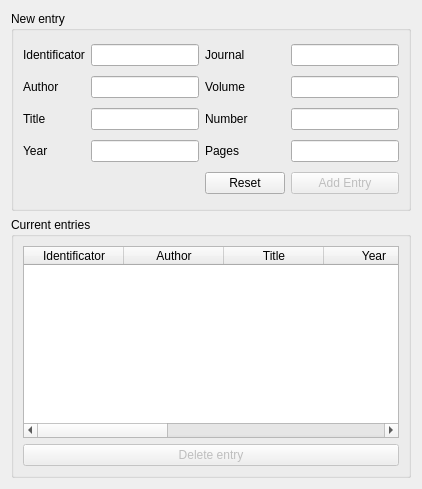
     <widget class="QWidget" name="tabArticle">
      <attribute name="title">
       <string>Article</string>
      </attribute>
      <layout class="QGridLayout" name="gridLayout_2">
       <item row="0" column="0">
        <widget class="QGroupBox" name="groupBoxArticleNewEntry">
         <property name="minimumSize">
          <size>
           <width>0</width>
           <height>200</height>
          </size>
         </property>
         <property name="maximumSize">
          <size>
           <width>16777215</width>
           <height>200</height>
          </size>
         </property>
         <property name="title">
          <string>New entry</string>
         </property>
         <layout class="QGridLayout" name="gridLayout_3">
          <item row="2" column="1">
           <widget class="QLineEdit" name="lineEditArticleTitle"/>
          </item>
          <item row="3" column="0">
           <widget class="QLabel" name="labelArticleYear">
            <property name="text">
             <string>Year</string>
            </property>
           </widget>
          </item>
          <item row="3" column="2">
           <widget class="QLabel" name="labelArticlePages">
            <property name="text">
             <string>Pages</string>
            </property>
           </widget>
          </item>
          <item row="1" column="2">
           <widget class="QLabel" name="labelArticleVolume">
            <property name="text">
             <string>Volume</string>
            </property>
           </widget>
          </item>
          <item row="2" column="2">
           <widget class="QLabel" name="labelArticleNumber">
            <property name="text">
             <string>Number</string>
            </property>
           </widget>
          </item>
          <item row="0" column="1">
           <widget class="QLineEdit" name="lineEditArticleID"/>
          </item>
          <item row="2" column="0">
           <widget class="QLabel" name="labelArticleTitle">
            <property name="text">
             <string>Title</string>
            </property>
           </widget>
          </item>
          <item row="0" column="2">
           <widget class="QLabel" name="labelArticleJournal">
            <property name="text">
             <string>Journal</string>
            </property>
           </widget>
          </item>
          <item row="0" column="0">
           <widget class="QLabel" name="labelArticleID">
            <property name="text">
             <string>Identificator</string>
            </property>
           </widget>
          </item>
          <item row="1" column="1">
           <widget class="QLineEdit" name="lineEditArticleAuthor"/>
          </item>
          <item row="1" column="0">
           <widget class="QLabel" name="labelArticleAuthor">
            <property name="text">
             <string>Author</string>
            </property>
           </widget>
          </item>
          <item row="3" column="1">
           <widget class="QLineEdit" name="lineEditArticleYear">
            <property name="maxLength">
             <number>4</number>
            </property>
           </widget>
          </item>
          <item row="4" column="5">
           <widget class="QPushButton" name="pushButtonArticleAddEntry">
            <property name="enabled">
             <bool>false</bool>
            </property>
            <property name="text">
             <string>Add Entry</string>
            </property>
           </widget>
          </item>
          <item row="3" column="5">
           <widget class="QLineEdit" name="lineEditArticlePages"/>
          </item>
          <item row="2" column="5">
           <widget class="QLineEdit" name="lineEditArticleNumber"/>
          </item>
          <item row="1" column="5">
           <widget class="QLineEdit" name="lineEditArticleVolume"/>
          </item>
          <item row="0" column="5">
           <widget class="QLineEdit" name="lineEditArticleJournal"/>
          </item>
          <item row="4" column="2">
           <widget class="QPushButton" name="pushButtonArticleReset">
            <property name="text">
             <string>Reset</string>
            </property>
           </widget>
          </item>
         </layout>
        </widget>
       </item>
       <item row="1" column="0">
        <widget class="QGroupBox" name="groupBoxArticleCurrentEntries">
         <property name="title">
          <string>Current entries</string>
         </property>
         <layout class="QGridLayout" name="gridLayout_4">
          <item row="0" column="0" colspan="2">
           <widget class="QTableWidget" name="tableWidgetArticles">
            <property name="editTriggers">
             <set>QAbstractItemView::NoEditTriggers</set>
            </property>
            <property name="selectionMode">
             <enum>QAbstractItemView::SingleSelection</enum>
            </property>
            <property name="selectionBehavior">
             <enum>QAbstractItemView::SelectRows</enum>
            </property>
            <attribute name="horizontalHeaderShowSortIndicator" stdset="0">
             <bool>false</bool>
            </attribute>
            <attribute name="horizontalHeaderStretchLastSection">
             <bool>true</bool>
            </attribute>
            <attribute name="verticalHeaderVisible">
             <bool>false</bool>
            </attribute>
            <attribute name="verticalHeaderStretchLastSection">
             <bool>false</bool>
            </attribute>
            <column>
             <property name="text">
              <string>Identificator</string>
             </property>
            </column>
            <column>
             <property name="text">
              <string>Author</string>
             </property>
            </column>
            <column>
             <property name="text">
              <string>Title</string>
             </property>
            </column>
            <column>
             <property name="text">
              <string>Year</string>
             </property>
            </column>
            <column>
             <property name="text">
              <string>Journal</string>
             </property>
            </column>
            <column>
             <property name="text">
              <string>Volume</string>
             </property>
            </column>
            <column>
             <property name="text">
              <string>Number</string>
             </property>
            </column>
            <column>
             <property name="text">
              <string>Pages</string>
             </property>
            </column>
           </widget>
          </item>
          <item row="1" column="0" colspan="2">
           <widget class="QPushButton" name="pushButtonArticleDelete">
            <property name="enabled">
             <bool>false</bool>
            </property>
            <property name="text">
             <string>Delete entry</string>
            </property>
           </widget>
          </item>
         </layout>
        </widget>
       </item>
      </layout>
     </widget>
